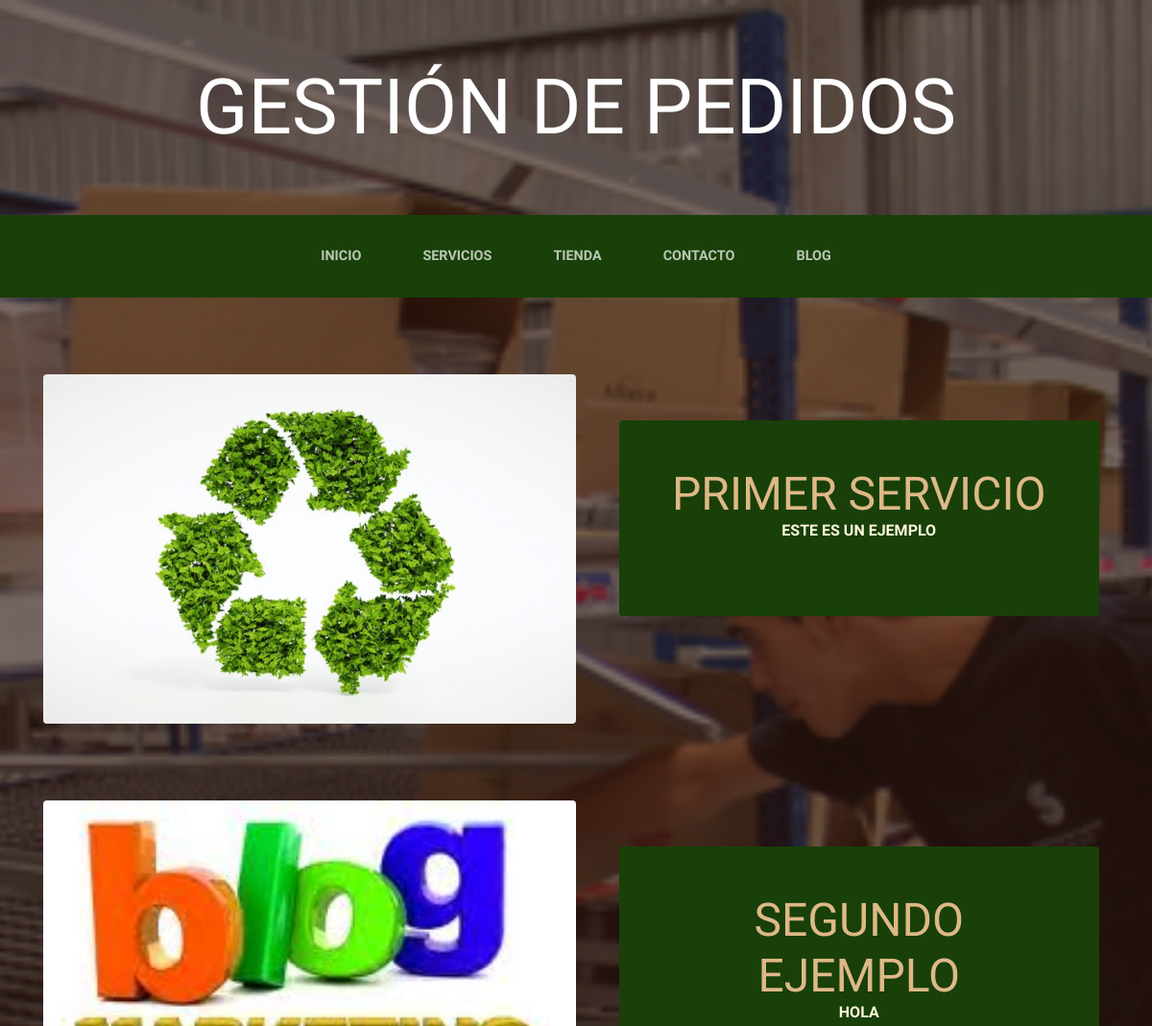
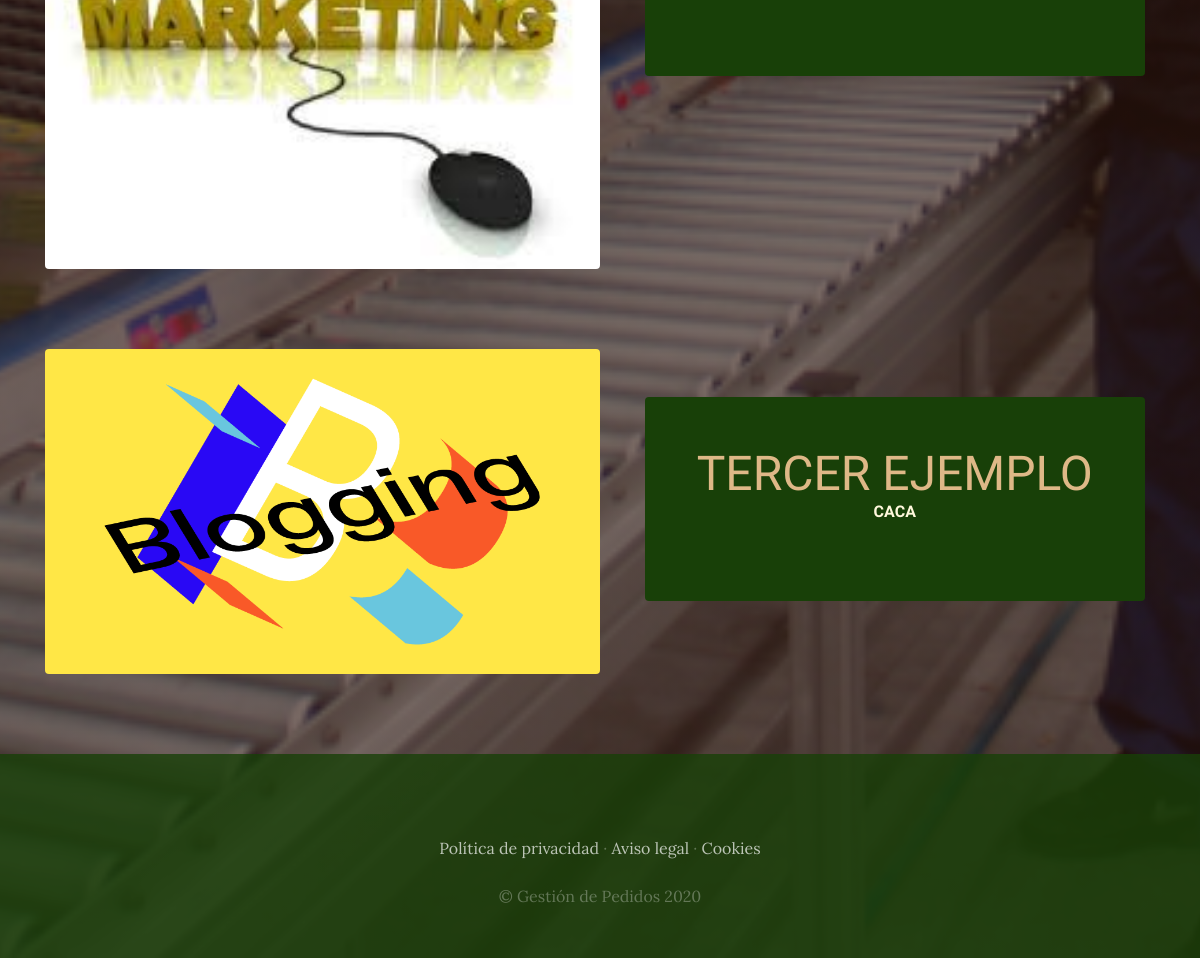
The app's page /servicios/ with its own data (2 pictures, top to bottom).
### servicios/models.py (models this page shows, shortened)
class Servicio (models.Model):
    titulo = models.CharField(max_length=50)
    contenido = models.CharField(max_length=50)
    imagen = models.ImageField(upload_to = 'servicios')
    created = models.DateTimeField(auto_now_add=True)
    updated = models.DateTimeField(auto_now_add=True)
    class Meta:
        verbose_name = "servicio"
        verbose_name_plural = "servicios"

### servicios/views.py (the view)
# urls.py: path('servicios/', include("servicios.urls")),
def servicios(request):
    servicios = Servicio.objects.all()
    return render(request, "servicios/servicios.html", {"servicios": servicios})

### servicios/templates/servicios/servicios.html
{% extends "proyectowebapp/base.html" %}
{% load static %}
   {% block content %}
      {% for servicio in servicios %}
      <section class="page-section clearfix">
         <div class="container">
           <div class="intro">
             <img class="intro-img img-fluid mb-3 mb-lg-0 rounded" src="{{servicio.imagen.url}}" alt="" style="width: 50%;">
             <div class="intro-text left-0 text-center bg-faded p-5 rounded">
               <h2 class="section-heading mb-4" >
                 <span class="section-heading-lower" style="color:burlywood;">{{servicio.titulo}}</span>
                 <span class="section-heading-upper">{{servicio.contenido}}</span>
               </h2>
             </div>
           </div>
         </div>
       </section>
      {% endfor %}
   {% endblock %}

### proyectowebapp/static/proyectowebapp/css/gestion.css (style rules this page uses)
body { font-family: 'Lora'; background: linear-gradient(rgba(47, 23, 15, 0.65), rgba(47, 23, 15, 0.65)), url("../img/bg_main.jpg"); background-attachment: fixed; background-position: center; background-size: cover; }
h1, h2, h3, h4, h5, h6 { font-family: 'Raleway'; }
.page-section { margin-top: 5rem; margin-bottom: 5rem; }
.section-heading { text-transform: uppercase; }
.section-heading .section-heading-upper { display: block; font-size: 1rem; font-weight: 800; padding-bottom:.5rem; }
.section-heading .section-heading-lower { display: block; font-size: 3rem; font-weight: 100; }
.bg-faded { background-color: rgba(255, 255, 255, 0.85); }
.intro { position: relative; }
@media (min-width: 992px) { .intro .intro-img { width: 75%; float: left; } }
@media (min-width: 992px) { .intro .intro-text { left: 600; width: 60%; margin-top: 3rem; background-color: rgba(24, 64, 8); color: cornsilk; position: absolute; } }
@media (min-width: 1200px) { .intro .intro-text { width: 45%; } }

### records on screen
Servicio: imagen (picture), titulo "PRIMER SERVICIO", contenido "ESTE ES UN EJEMPLO"
Servicio: imagen (picture), titulo "SEGUNDO EJEMPLO", contenido "HOLA"
Servicio: imagen (picture), titulo "TERCER EJEMPLO", contenido "CACA"
